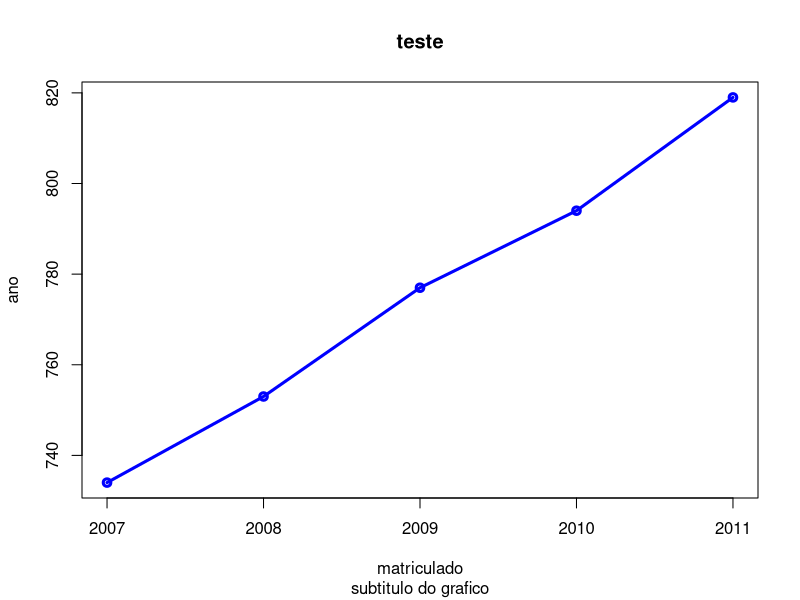

This chart was generated by the following R code: (Note: this script raises an error after producing the figure.)
# 1º)Um artigo no Journal of Structural Engineering (Vol. 115, 1989)
# descreve um experimento para testar a resistência resultante em
# tubos circulares com calotas soldadas nas extremidades. 
# Os primeiros resultados são: 96; 96; 102; 102; 102;104; 104; 108; 126; 126; 128; 128; 140; 156; 160; 160; 164 e 170.
# Pede-se:
# a) Calcule a média e mediana da amostra e dê uma interpretação.
# b) Calcule os percentis 9%, 25%, 5% e 69%.
# c) Calcule o segundo quartil ou mediana.
# d) Calcule a amplitude da amostra.
# e) Calcule a variância e o desvio padrão da amostra.
# f) Qual a fonte de maior variabilidade deste experimento.
 
# a)Calcule a média e mediana da amostra e dê uma interpretação
#valores
vetor=c(96,96,102,102,102,104,104,108,126,126,128,128,140,156,160,160,164,170)
#  MEDIA->mean(A) OU sum(A)/length(A)
media=mean(vetor) 
# mediana
mediana=median(vetor)

#porcentagens que eu queira enquadrar
#b) Calcule os percentis 9%, 25%, 5% e 69%
percentis=c(.09, .25, .05, .69)
perc=quantile(vetor,percentis)

variavel=var(vetor)
# tamanho do vetor
tamanho=length(vetor)
# maior valor do vetor
numeroMaximo=max(vetor)
# menor valor do vetor
numeroMinimo=min(vetor)
# soma de todos os valores do vetor
total=sum(vetor)
# amostra de dados
dadosSumarizados=summary(vetor)

#d) Calcule a amplitude da amostra
amplitude = range(vetor)

# e) Calcule a variância e o desvio padrão da amostra
# Desvio padrão
sd(vetor)

#se tem pouca variedade entre a media e a mediana


#################################
# 2º)na sala dos professores da escola, há um cartaz com a frase "Em 2007, eram 734 estudantes matriculados;
#em 2008, 753; em 2009, 777; em 2010, 794; e, em 2011, 819”. 

  
#valores
vetorAno = c( 2007,2008,2009,2010,2011)
vetorMatriculado = c( 734,753,777,794,819)

# construção de grafico
plot(vetorAno,vetorMatriculado, main = "teste", type="o", col="blue",lwd=3, xlab="matriculado", ylab="ano", sub="subtitulo do grafico")

# para saber  mais informações ?
?plot
 

#################################
#pegue os dados de Titanic que já existe internamente
data(Titanic)

#carregue os dados
Titanic[1,]
 
# carregue os dados da tabela Titanic na variavel a
a=data.frame(Titanic)

#pegue os dados referente á Sexo e as coloque na variavel sexo
sexo=table(a$Sex)

#mostra e constri o grafico separando as categorias do sexo como feminino e masculino
barplot(sexo)

#pegue os dados referente á Freq e as coloque na variavel freq
freq=table(a$Freq)

#mostra e constri o grafico separando as categorias do sexo como feminino e masculino
barplot(freq)

#pegue os dados referente á Age e as coloque na variavel age
age=table(a$Age)

#mostra e constri o grafico separando as categorias do sexo como feminino e masculino
barplot(age)

#pegue os dados referente á Age e as coloque na variavel age
survived=table(a$Survived)

#mostra e constri o grafico separando as categorias do sexo como feminino e masculino
barplot(survived)

 
#################################

data(iris)
 
# carregue os dados da tabela iris na variavel b
b=data.frame(iris)

clas=table(b$Species)

# construindo grafico de pizza
pie(clas,main="titulo")


#################################

?lynx


plot(lynx)


plot(lynx, ylab="plot com dataframe", xlab="")

plot(lynx, ylab="plot com dataframe", xlab="observações")

plot(lynx, main="plot com dataframe", col="red")



#################################

data(cars)

# carregue os dados da tabela iris na variavel c
c=data.frame(cars)

# grafico de histograma
hist(c$speed)
 
# obriga a criar com 10 colunas
hist(c$speed,breaks = 10)
# criando os intervalos das colunas
hist(c$speed,breaks = c(0,5,10,20,30) )

hist(c$speed,breaks = c(0,5,10,20,30), main="teste" )

 
#################################

data(cars)

# carregue os dados da tabela iris na variavel c
d=data.frame(cars)

boxplot(d$speed, d$dist) 
  
boxplot(d$speed, d$dist, col = c("orange","yellow")) 
 
boxplot(d$speed, d$dist, col = c("orange","yellow"), main="teste") 

  





